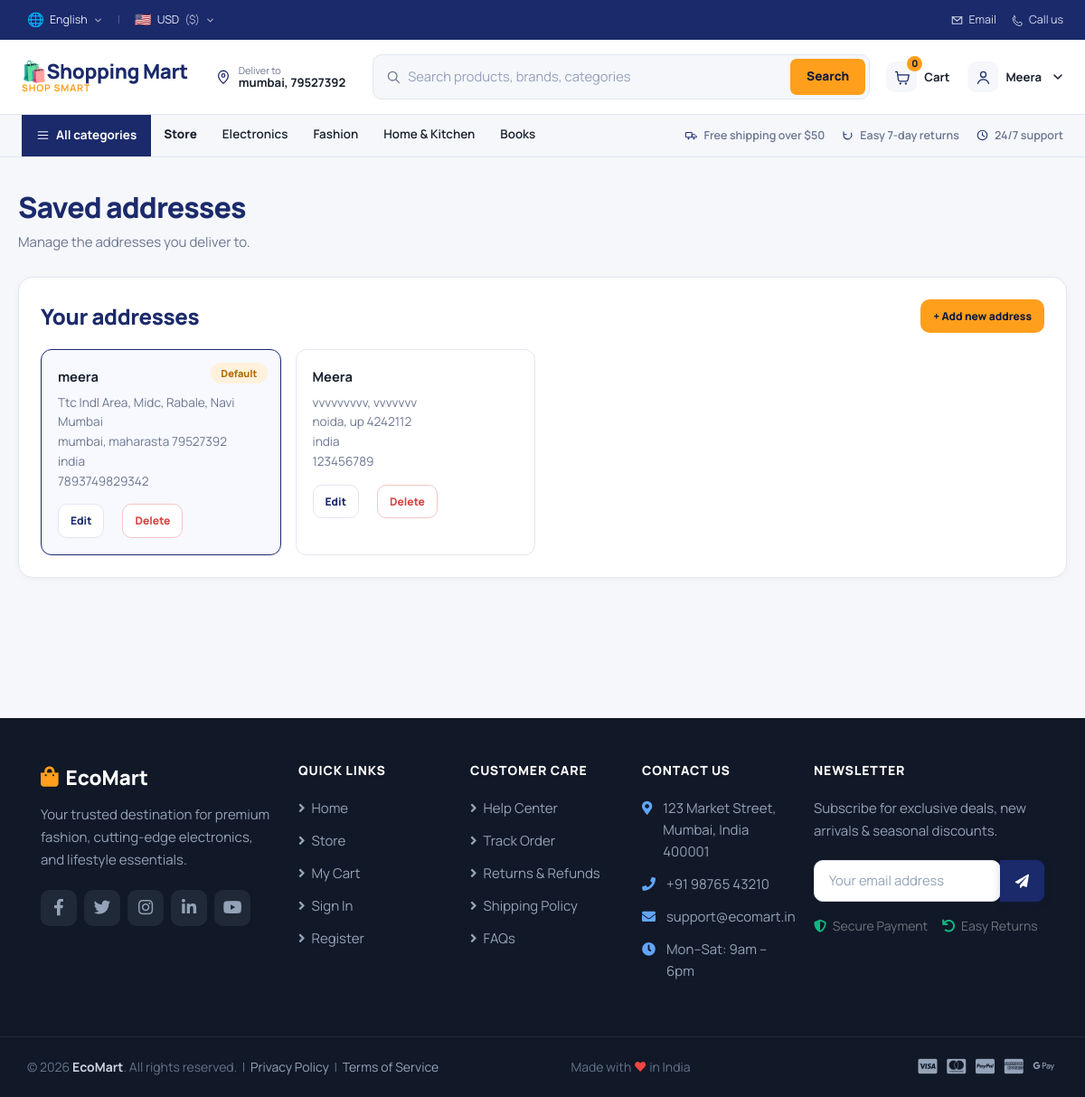
The app's page /address/ (signed in) with its own data.
### apps/account/models.py (models this page shows, shortened)
class Address(models.Model):
    user = models.ForeignKey(settings.AUTH_USER_MODEL, related_name="addresses", on_delete=models.CASCADE)
    full_name = models.CharField(max_length=100)
    phone_number = models.CharField(max_length=20)
    address_line_1 = models.CharField(max_length=200)
    address_line_2 = models.CharField(max_length=200, blank=True)
    city = models.CharField(max_length=100)
    state = models.CharField(max_length=100)
    country = models.CharField(max_length=50)
    pincode = models.CharField(max_length=10)
    is_default = models.BooleanField(default=False)    # is_default field to indicate if this is the default address for the user
    created_at = models.DateTimeField(auto_now_add=True)

class Account(AbstractBaseUser, PermissionsMixin):
    ROLE_CHOICES = [
        ("customer", "Customer"),
        ("seller", "Seller"),
        ("admin", "Admin")
    ]
    first_name = models.CharField(max_length=100)
    last_name = models.CharField(max_length=100)
    username = models.CharField(max_length=100, unique=True)
    email = models.EmailField(unique=True)
    phone_number = models.CharField(max_length=10)
    role = models.CharField(max_length=50, choices=ROLE_CHOICES, default="customer")
    date_joined = models.DateTimeField(auto_now_add=True)
    last_login = models.DateTimeField(null=True, blank=True)
    is_admin = models.BooleanField(default=False)
    is_staff = models.BooleanField(default=False)
    is_active = models.BooleanField(default=True)
    is_superuser = models.BooleanField(default=False)
    objects = MyAccountManager()
    USERNAME_FIELD = "email"
    REQUIRED_FIELDS = ["username", "first_name", "last_name", "phone_number"]

### apps/category/models.py (models this page shows, shortened)
class Category(models.Model):
    category_name = models.CharField(max_length=200, unique=True)
    slug = models.SlugField(max_length=200, unique=True)
    description = models.TextField(blank=True)
    category_image = models.ImageField(upload_to="photos/categories", blank=True)
    created_at = models.DateTimeField(auto_now_add=True)
    updated_at = models.DateTimeField(auto_now=True)
    class meta:
        verbose_name = "Category"
        verbose_name_plural = "Categories"
    def get_url(self):
        return reverse("product_by_category", args=[self.slug])

### apps/user_profile/views.py (the view)
# urls.py: path("address/", views.address_list, name="address_list"),
@login_required(login_url="login")
def address_list(request):
    addresses = Address.objects.filter(user=request.user).order_by("-is_default", "-id")
    return render(request, "Saved Addresses/address_list.html", {"addresses": addresses})

### templates/Saved Addresses/address_list.html (shortened to what this page needs)
{% extends "base.html" %}
{% load static %}
{% block extra_css %}
<link href="{% static 'css/profile.css' %}" rel="stylesheet" type="text/css">
{% endblock extra_css %}
{% block content %}
<section class="eco-profile">
    <div class="eco-profile__inner">
        <div class="eco-profile__head">
            <h1 class="eco-profile__title">Saved addresses</h1>
            <p class="eco-profile__sub">Manage the addresses you deliver to.</p>
        </div>
<div class="eco-panel">
    <div class="eco-panel__head">
        <h2 class="eco-panel__title">Your addresses</h2>
        <a href="{% url 'add_address' %}" class="eco-btn eco-btn--accent eco-btn--sm">+ Add new address</a>
    </div>
    {% if addresses %}
    <div class="eco-addr-grid">
        {% for address in addresses %}
        <div class="eco-addr-card {% if address.is_default %}is-default{% endif %}">
            {% if address.is_default %}
            <span class="eco-badge eco-badge--accepted">Default</span>
            {% endif %}
            <strong class="eco-addr-card__name">{{ address.full_name }}</strong>
            <p class="eco-addr-card__body">
                {{ address.address_line_1 }}{% if address.address_line_2 %}, {{ address.address_line_2 }}{% endif %}<br>
                {{ address.city }}, {{ address.state }} {{ address.pincode }}<br>
                {{ address.country }}<br>
                {{ address.phone_number }}
            </p>
            <div class="eco-actions">
                <a href="{% url 'edit_address' address.id %}" class="eco-btn eco-btn--ghost eco-btn--sm">Edit</a>
                <form method="POST" action="{% url 'delete_address' address.id %}" onsubmit="return confirm('Delete this address?');">
                    <button type="submit" class="eco-btn eco-btn--danger eco-btn--sm">Delete</button>
                </form>
            </div>
        </div>
        {% endfor %}
    </div>
    {% else %}
    <div class="eco-empty">
        <p>You have not saved any address yet.</p>
        <a href="{% url 'add_address' %}" class="eco-btn eco-btn--accent">Add your first address</a>
    </div>
    {% endif %}
</div>
    </div>
</section>
{% endblock %}

### templates/includes/navbar.html (shortened to what this page needs)
<header class="eco-header">
    <div class="eco-header__utility">
        <div class="eco-header__utility-inner">
            <div class="eco-locale">
                <div class="eco-dropdown">
                    <button type="button" class="eco-dropdown__trigger" data-toggle="dropdown"
                        id="langDropdown" aria-haspopup="true" aria-expanded="false" title="Select Language">
                        <span id="selectedLangFlag" class="eco-dropdown__flag">🌐</span>
                        <span id="selectedLangName">English</span>
                        <svg class="eco-icon eco-icon--chev" viewBox="0 0 16 16"><path d="M4 6l4 4 4-4" stroke="currentColor" stroke-width="1.6" fill="none" stroke-linecap="round" stroke-linejoin="round"/></svg>
                    </button>
                </div>
                <span class="eco-locale__divider">|</span>
                <div class="eco-dropdown">
                    <button type="button" class="eco-dropdown__trigger" data-toggle="dropdown"
                        id="currencyDropdown" aria-haspopup="true" aria-expanded="false" title="Select Country / Currency">
                        <span id="selectedCurrencyFlag" class="eco-dropdown__flag">🇺🇸</span>
                        <span id="selectedCurrencyCode">USD</span>
                        <span id="selectedCurrencySymbol" class="eco-dropdown__muted">($)</span>
                        <svg class="eco-icon eco-icon--chev" viewBox="0 0 16 16"><path d="M4 6l4 4 4-4" stroke="currentColor" stroke-width="1.6" fill="none" stroke-linecap="round" stroke-linejoin="round"/></svg>
                    </button>
                </div>
            </div>
            <div class="eco-contact">
                <a href="#" class="eco-contact__link">
                    <svg class="eco-icon" viewBox="0 0 20 20"><path d="M3 5h14v10H3z" stroke="currentColor" stroke-width="1.4" fill="none"/><path d="M3 5l7 6 7-6" stroke="currentColor" stroke-width="1.4" fill="none" stroke-linecap="round"/></svg>
                    <span>Email</span>
                </a>
                <a href="#" class="eco-contact__link">
                    <svg class="eco-icon" viewBox="0 0 20 20"><path d="M5 3c1 0 2 3 1 4l-1 1c1 2.5 3.5 5 6 6l1-1c1-1 4 0 4 1v2c0 1-1 2-2 2-6 0-11-5-11-11 0-1 1-2 2-2z" stroke="currentColor" stroke-width="1.3" fill="none" stroke-linejoin="round"/></svg>
                    <span>Call us</span>
                </a>
            </div>
        </div>
    </div>
    <div class="eco-header__main">
        <div class="eco-header__main-inner">
            <a href="{% url 'home' %}" class="eco-brand" title="EcoMart - Home">
                <span class="eco-brand__text">
                    <span class="eco-brand__name">🛍️Shopping Mart</span>
                    <span class="eco-brand__tag">Shop Smart</span>
                </span>
            </a>
            <a href="{% if user.id %}{% url 'address_list' %}{% else %}{% url 'login' %}{% endif %}" class="eco-deliver">
                <svg class="eco-deliver__pin" viewBox="0 0 20 20"><path d="M10 18s6-5.2 6-9.5A6 6 0 004 8.5C4 12.8 10 18 10 18z" stroke="currentColor" stroke-width="1.4" fill="none"/><circle cx="10" cy="8.3" r="2" stroke="currentColor" stroke-width="1.4" fill="none"/></svg>
                <span class="eco-deliver__text">
                    <span class="eco-deliver__label">{% if user.id %}Deliver to{% else %}Sign in for{% endif %}</span>
                    <span class="eco-deliver__value">
                        {% if user.id %}
                            {% if deliver_address %}
                                {{ deliver_address.city }}, {{ deliver_address.pincode }}
                            {% else %}
                                Add delivery address
                            {% endif %}
                        {% else %}
                            delivery updates
                        {% endif %}
                    </span>
                </span>
            </a>
            <form action="{% url 'search' %}" class="eco-search" method="get" role="search">
                <svg class="eco-search__icon" viewBox="0 0 20 20">
                    <circle cx="9" cy="9" r="6" stroke="currentColor" stroke-width="1.6" fill="none"/>
                    <path d="M14 14l4 4" stroke="currentColor" stroke-width="1.6" stroke-linecap="round"/>
                </svg>
                <input type="text" class="eco-search__input" placeholder="Search products, brands, categories" name="keyword" value="{{ request.GET.keyword }}">
                <button class="eco-search__btn" type="submit">Search</button>
            </form>
            <div class="eco-actions">
                <a href="{% url 'cart' %}" class="eco-action">
                    <span class="eco-action__icon">
                        <svg viewBox="0 0 22 22"><path d="M3 4h2l1.4 10.2a2 2 0 002 1.8h8.2a2 2 0 002-1.7L20 8H6" stroke="currentColor" stroke-width="1.5" fill="none" stroke-linecap="round" stroke-linejoin="round"/><circle cx="9" cy="19" r="1.3" fill="currentColor"/><circle cx="16" cy="19" r="1.3" fill="currentColor"/></svg>
                        <span class="eco-action__badge">{{ cart_count|default:0 }}</span>
                    </span>
                    <span class="eco-action__label">Cart</span>
                </a>
                {% if user.is_authenticated %}
                    <details class="eco-user" id="ecoUserMenu">
                        <summary class="eco-action">
                            <span class="eco-action__icon">
                                <svg viewBox="0 0 22 22"><circle cx="11" cy="7.5" r="3.5" stroke="currentColor" stroke-width="1.5" fill="none"/><path d="M4 19c1.2-3.5 4-5.3 7-5.3s5.8 1.8 7 5.3" stroke="currentColor" stroke-width="1.5" fill="none" stroke-linecap="round"/></svg>
                            </span>
                            <span class="eco-action__label">{{ user.first_name|default:"Account" }}</span>
                            <svg class="eco-user__caret" viewBox="0 0 12 12"><path d="M2 4l4 4 4-4" stroke="currentColor" stroke-width="1.6" fill="none" stroke-linecap="round" stroke-linejoin="round"/></svg>
                        </summary>
                    </details>
                    {% endif %}
            </div>
        </div>
    </div>
    <nav class="eco-header__rail collapse" id="ecoNavRail">
        <div class="eco-header__rail-inner">
            <div class="eco-rail__left">
                <div class="eco-dropdown eco-dropdown--rail">
                    <button type="button" class="eco-rail__all" data-toggle="dropdown">
                        <svg class="eco-icon" viewBox="0 0 20 20"><path d="M3 5h14M3 10h14M3 15h14" stroke="currentColor" stroke-width="1.6" stroke-linecap="round"/></svg>
                        All categories
                    </button>
                </div>
                <a href="{% url 'store' %}" class="eco-rail__link eco-rail__link--store">Store</a>
                {% for category in links %}
                <a href="{{ category.get_url }}" class="eco-rail__link">{{ category.category_name }}</a>
                {% endfor %}
            </div>
            <div class="eco-rail__perks">
                <span class="eco-perk"><svg class="eco-icon" viewBox="0 0 20 20"><path d="M2 6h9v7H2z" stroke="currentColor" stroke-width="1.3" fill="none"/><path d="M11 9h4l3 3v1h-7z" stroke="currentColor" stroke-width="1.3" fill="none"/><circle cx="6" cy="15" r="1.4" fill="currentColor"/><circle cx="14" cy="15" r="1.4" fill="currentColor"/></svg> Free shipping over $50</span>
                <span class="eco-perk"><svg class="eco-icon" viewBox="0 0 20 20"><path d="M4 10a6 6 0 1011.3-3" stroke="currentColor" stroke-width="1.4" fill="none" stroke-linecap="round"/><path d="M4 5v4h4" stroke="currentColor" stroke-width="1.4" fill="none" stroke-linecap="round" stroke-linejoin="round"/></svg> Easy 7-day returns</span>
                <span class="eco-perk"><svg class="eco-icon" viewBox="0 0 20 20"><circle cx="10" cy="10" r="7" stroke="currentColor" stroke-width="1.4" fill="none"/><path d="M10 6v4l3 2" stroke="currentColor" stroke-width="1.4" fill="none" stroke-linecap="round"/></svg> 24/7 support</span>
            </div>
        </div>
    </nav>
</header>

### records on screen
Address: city "mumbai", pincode "79527392", is_default "Default", full_name "meera", address_line_1 "Ttc Indl Area, Midc, Rabale, Navi Mumbai", state "maharasta", country "india", phone_number "7893749829342"
Account: first_name "Meera"
Category: category_name "Electronics"
Category: category_name "Fashion"
Category: category_name "Home & Kitchen"
Category: category_name "Books"
Address: full_name "Meera", address_line_1 "vvvvvvvvv", address_line_2 "vvvvvvv", city "noida", state "up", pincode "4242112", country "india", phone_number "123456789"

### other values on screen
{{ cart_count|default:0 }} "0"
